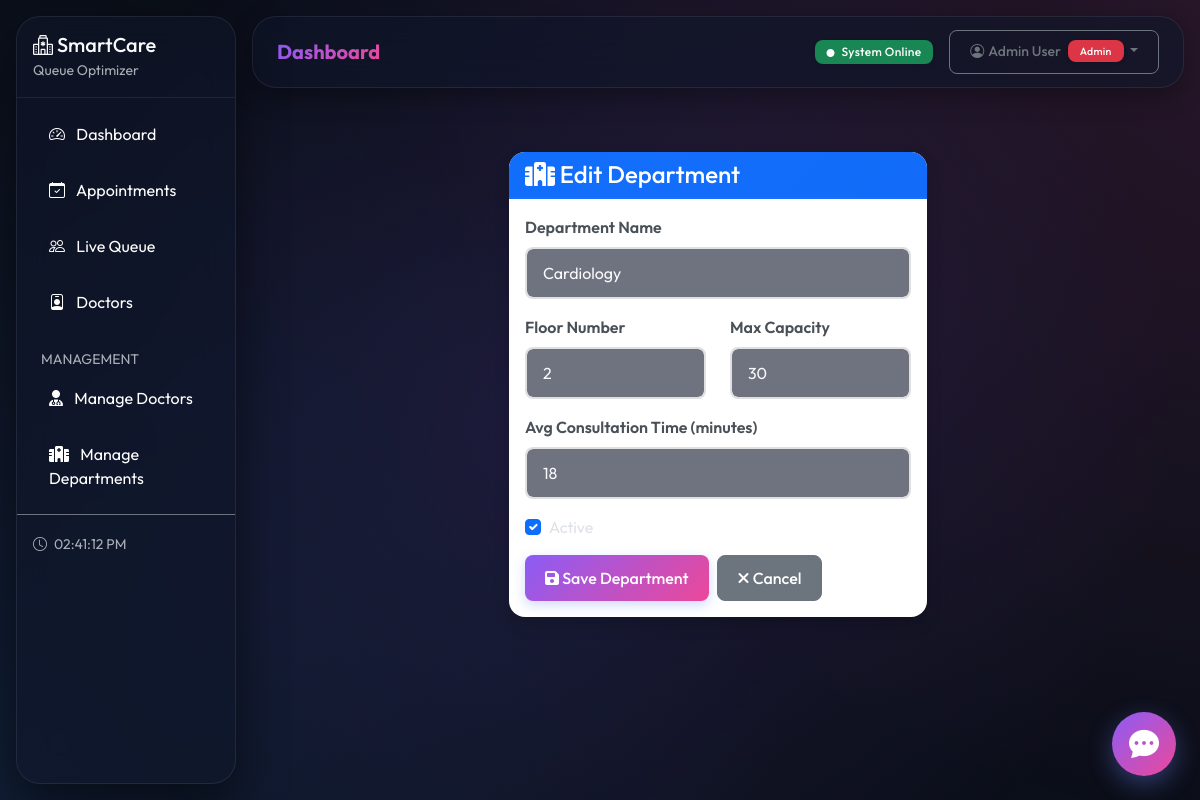
The page /admin/manage/departments/edit/4 (signed in) on the database its author committed.
### app/models/user.py (models this page shows, shortened)
class User(UserMixin, db.Model):
    __tablename__ = "users"
    id = db.Column(db.Integer, primary_key=True)
    name = db.Column(db.String(150), nullable=False)
    email = db.Column(db.String(120), unique=True, nullable=False, index=True)
    phone = db.Column(db.String(15), nullable=True)
    password_hash = db.Column(db.String(255), nullable=False)
    role = db.Column(db.String(20), nullable=False, default="user")  # user, admin, doctor
    is_active = db.Column(db.Boolean, default=True)
    is_verified = db.Column(db.Boolean, default=False)
    created_at = db.Column(db.DateTime, default=datetime.utcnow)
    last_login = db.Column(db.DateTime, nullable=True)
    patient_id = db.Column(db.Integer, db.ForeignKey("patients.id"), nullable=True)
    patient = db.relationship("Patient", backref="user_account", uselist=False)
    doctor_id = db.Column(db.Integer, db.ForeignKey("doctors.id"), nullable=True)
    doctor = db.relationship("Doctor", backref="user_account", uselist=False)
    def is_admin(self):
        return self.role == "admin"

### app/models/models.py (models this page shows, shortened)
class Department(db.Model):
    __tablename__ = "departments"
    id = db.Column(db.Integer, primary_key=True)
    name = db.Column(db.String(100), nullable=False, unique=True)
    floor = db.Column(db.Integer, default=1)
    max_capacity = db.Column(db.Integer, default=50)
    avg_consultation_min = db.Column(db.Integer, default=15)
    is_active = db.Column(db.Boolean, default=True)
    doctors = db.relationship("Doctor", backref="department", lazy="dynamic")
    appointments = db.relationship("Appointment", backref="department", lazy="dynamic")

### app/routes/admin_management.py (the view, shortened to what this page needs)
@admin_mgmt_bp.route('/departments/edit/<int:dept_id>', methods=['GET', 'POST'])
@admin_required
def edit_department(dept_id):
    department = Department.query.get_or_404(dept_id)
    form = DepartmentForm(obj=department)
    return render_template('admin/department_form.html', form=form, title='Edit Department', department=department)

### app/forms.py
class DepartmentForm(FlaskForm):
    name = StringField('Department Name', validators=[
        DataRequired(message="Department name is required"),
        Length(min=2, max=100)
    ])
    floor = IntegerField('Floor Number', validators=[
        DataRequired(message="Floor number is required"),
        NumberRange(min=1, max=20)
    ], default=1)
    max_capacity = IntegerField('Max Capacity', validators=[
        DataRequired(message="Max capacity is required"),
        NumberRange(min=10, max=200)
    ], default=50)
    avg_consultation_min = IntegerField('Avg Consultation Time (minutes)', validators=[
        DataRequired(message="Consultation time is required"),
        NumberRange(min=5, max=60)
    ], default=15)
    is_active = BooleanField('Active', default=True)

### app/services/auth_service.py (called while the page is built)
def admin_required(f):
    @wraps(f)
    def decorated_function(*args, **kwargs):
        if not current_user.is_authenticated:
            flash('Please login to access this page.', 'warning')
            return redirect(url_for('auth.login'))
        if not current_user.is_admin():
            flash('Access denied. Admin privileges required.', 'danger')
            return redirect(url_for('patient_portal.home'))
        return f(*args, **kwargs)
    return decorated_function

### app/templates/admin/department_form.html (shortened to what this page needs)
{% extends "base.html" %}
{% block content %}
<div class="container mt-4">
    <div class="row justify-content-center">
        <div class="col-md-6">
            <div class="card shadow">
                <div class="card-header bg-primary text-white">
                    <h4 class="mb-0"><i class="fas fa-hospital"></i> {{ title }}</h4>
                </div>
                <div class="card-body">
                    <form method="POST">
                        <div class="mb-3">
                            {{ form.name.label(class="form-label") }}
                            {{ form.name(class="form-control" + (" is-invalid" if form.name.errors else "")) }}
                        </div>
                        <div class="row">
                            <div class="col-md-6 mb-3">
                                {{ form.floor.label(class="form-label") }}
                                {{ form.floor(class="form-control" + (" is-invalid" if form.floor.errors else "")) }}
                            </div>
                            <div class="col-md-6 mb-3">
                                {{ form.max_capacity.label(class="form-label") }}
                                {{ form.max_capacity(class="form-control" + (" is-invalid" if form.max_capacity.errors else "")) }}
                            </div>
                        </div>
                        <div class="mb-3">
                            {{ form.avg_consultation_min.label(class="form-label") }}
                            {{ form.avg_consultation_min(class="form-control" + (" is-invalid" if form.avg_consultation_min.errors else "")) }}
                        </div>
                        <div class="mb-3 form-check">
                            {{ form.is_active(class="form-check-input") }}
                            {{ form.is_active.label(class="form-check-label") }}
                        </div>
                        <div class="d-flex gap-2">
                            <button type="submit" class="btn btn-primary">
                                <i class="fas fa-save"></i> Save Department
                            </button>
                            <a href="{{ url_for('admin_mgmt.list_departments') }}" class="btn btn-secondary">
                                <i class="fas fa-times"></i> Cancel
                            </a>
                        </div>
                    </form>
                </div>
            </div>
        </div>
    </div>
</div>
{% endblock %}

### app/templates/base.html (shortened to what this page needs)
<!DOCTYPE html>
<html lang="en" data-bs-theme="dark">
<head>
    <link href="https://cdn.jsdelivr.net/npm/bootstrap@5.3.2/dist/css/bootstrap.min.css" rel="stylesheet">
    <link href="https://cdn.jsdelivr.net/npm/bootstrap-icons@1.11.2/font/bootstrap-icons.css" rel="stylesheet">
    <link rel="stylesheet" href="https://cdnjs.cloudflare.com/ajax/libs/font-awesome/6.4.0/css/all.min.css">
    <link href="{{ url_for('static', filename='css/style.css') }}" rel="stylesheet">
</head>
<body>
    {% if current_user.is_authenticated %}
    <div class="d-flex">
        <nav class="sidebar">
            <div class="sidebar-header p-3">
                <h5 class="mb-0">
                    <i class="bi bi-hospital"></i> SmartCare
                </h5>
                <small class="text-muted">Queue Optimizer</small>
            </div>
            <ul class="nav flex-column p-2">
                {% if current_user.is_admin() %}
                <li class="nav-item">
                    <a class="nav-link text-white {% if request.endpoint == 'dashboard.index' %}active bg-primary rounded{% endif %}"
                       href="{{ url_for('dashboard.index') }}">
                        <i class="bi bi-speedometer2 me-2"></i> Dashboard
                    </a>
                </li>
                <li class="nav-item">
                    <a class="nav-link text-white {% if 'appointments' in request.endpoint|default('') %}active bg-primary rounded{% endif %}"
                       href="{{ url_for('appointments.list_appointments') }}">
                        <i class="bi bi-calendar-check me-2"></i> Appointments
                    </a>
                </li>
                <li class="nav-item">
                    <a class="nav-link text-white {% if 'queue' in request.endpoint|default('') %}active bg-primary rounded{% endif %}"
                       href="{{ url_for('queue.view_queue') }}">
                        <i class="bi bi-people me-2"></i> Live Queue
                    </a>
                </li>
                <li class="nav-item">
                    <a class="nav-link text-white {% if 'doctors' in request.endpoint|default('') %}active bg-primary rounded{% endif %}"
                       href="{{ url_for('doctors.list_doctors') }}">
                        <i class="bi bi-person-badge me-2"></i> Doctors
                    </a>
                </li>
                <li class="nav-item mt-3">
                    <small class="text-muted px-3">MANAGEMENT</small>
                </li>
                <li class="nav-item">
                    <a class="nav-link text-white {% if 'admin_mgmt.list_doctors' in request.endpoint|default('') %}active bg-primary rounded{% endif %}"
                       href="{{ url_for('admin_mgmt.list_doctors') }}">
                        <i class="fas fa-user-md me-2"></i> Manage Doctors
                    </a>
                </li>
                <li class="nav-item">
                    <a class="nav-link text-white {% if 'admin_mgmt.list_departments' in request.endpoint|default('') %}active bg-primary rounded{% endif %}"
                       href="{{ url_for('admin_mgmt.list_departments') }}">
                        <i class="fas fa-hospital me-2"></i> Manage Departments
                    </a>
                </li>
                {% endif %}
            </ul>
            <div class="p-3 mt-auto border-top border-secondary">
                <small class="text-muted">
                    <i class="bi bi-clock me-1"></i>
                    <span id="live-clock"></span>
                </small>
            </div>
        </nav>
        <main class="main-content flex-grow-1">
            <div class="topbar px-4 py-2 d-flex justify-content-between align-items-center">
                <h5 class="mb-0">{% block page_title %}Dashboard{% endblock %}</h5>
                <div class="d-flex align-items-center gap-3">
                    <span class="badge bg-success">
                        <i class="bi bi-circle-fill me-1" style="font-size:8px"></i> System Online
                    </span>
                    <div class="dropdown">
                        <button class="btn btn-sm btn-outline-secondary dropdown-toggle" type="button" data-bs-toggle="dropdown">
                            <i class="bi bi-person-circle me-1"></i>{{ current_user.name }}
                            {% if current_user.is_admin() %}
                            <span class="badge bg-danger ms-1">Admin</span>
                            {% elif current_user.is_doctor() %}
                            <span class="badge bg-info ms-1">Doctor</span>
                            {% endif %}
                        </button>
                    </div>
                </div>
            </div>
            <div class="px-4 pt-3">
            </div>
            <div class="p-4">
                {% block content %}{% endblock %}
            </div>
        </main>
    </div>
    {% endif %}
    <div class="chatbot-container">
        <button class="chatbot-button" id="chatbot-button" title="Chat with us">
            <i class="bi bi-chat-dots-fill"></i>
        </button>
    </div>
</body>
</html>

### rows shown on the page
User: name "Admin User"
Department: name "Cardiology", floor "2", max_capacity "30", avg_consultation_min "18", is_active "☑"

### other values the page prints
{{ title }} "Edit Department"
